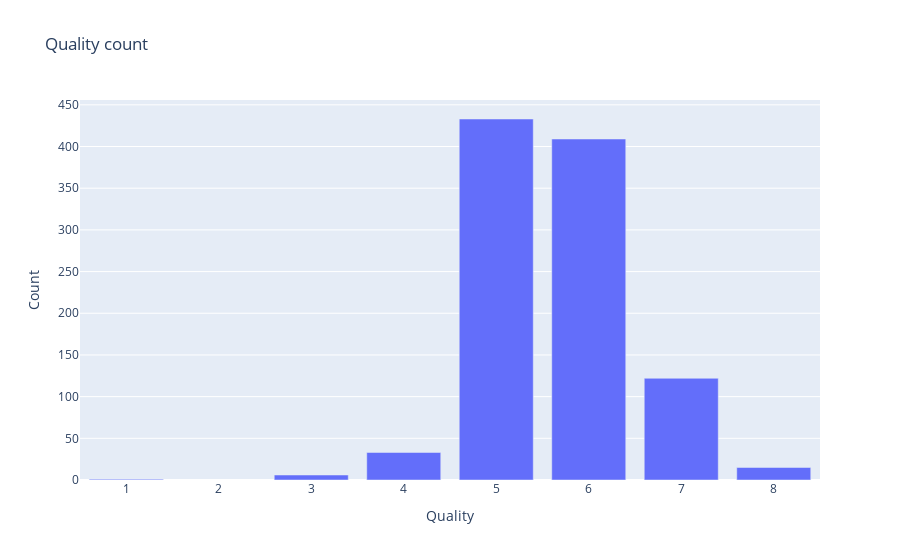

The notebook cell this image was saved under:
### Code cell
fig = px.bar(
            data.groupby(["quality"]).count().reset_index(), 
            x='quality', 
            y='volatile acidity',
            title="Quality count", 
            labels={
                "volatile acidity": "Count",
                "quality": "Quality"
            }
)

fig.show()

### Figure 1 — Plotly figure (JSON) as saved in the notebook; plotly's stock layout.template omitted (floating-point values rounded to 4 significant figures)
{"data": [{"alignmentgroup": "True", "hovertemplate": "Quality=%{x}<br>Count=%{y}<extra></extra>", "legendgroup": "", "marker": {"color": "#636efa", "pattern": {"shape": ""}}, "name": "", "offsetgroup": "", "orientation": "v", "showlegend": false, "textposition": "auto", "type": "bar", "x": [1, 3, 4, 5, 6, 7, 8], "xaxis": "x", "y": [1, 6, 33, 433, 409, 122, 15], "yaxis": "y"}], "layout": {"barmode": "relative", "legend": {"tracegroupgap": 0}, "title": {"text": "Quality count"}, "xaxis": {"anchor": "y", "domain": [0, 1], "title": {"text": "Quality"}}, "yaxis": {"anchor": "x", "domain": [0, 1], "title": {"text": "Count"}}}}
